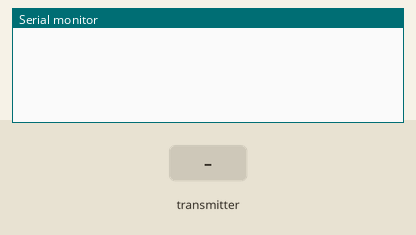
Recording of a sketch running on a simulated Arduino Uno, built with avr-gcc and run on an emulated ATmega328P. Shown: the last lines printed to the serial monitor. Inputs (shaded band) come from the test bench. No radio packets arrive unless stated.

Above: at 1.3 s.
1.4 s: the transmitter starts sending distance = 0
At 1.47 s:
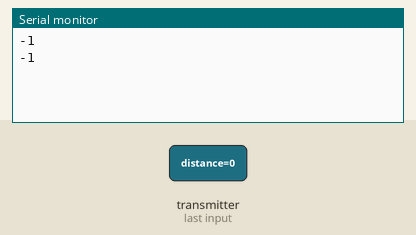
3.3 s: the transmitter starts sending distance = 256
At 3.37 s:
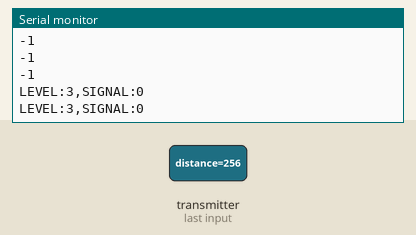
6.7 s: the transmitter starts sending signalStrength = 256
At 6.82 s:
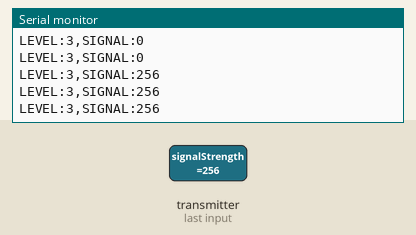

Measured:
- after the input at 1.4 s, the serial monitor: prints a new line at once (image 1)
- after the input at 3.3 s, the serial monitor: prints a new line at once (image 2)
- after the input at 6.7 s, the serial monitor: prints a new line at once (image 3)

The sketch:

RxCodeWithSignalLoss.ino
```cpp
#include <SPI.h>
#include <RF24.h>

RF24 radio(7, 10);  // CE, CSN
const uint64_t address = 0xE8E8F0F0E1LL;

const int receivedMax = 270;
const int TankHigh = 44;
const int TankLow = 262;

struct Payload {
  int distance;
  int signalStrength;
};

void setup() {
  Serial.begin(9600);
  radio.begin();
  delay(100);
  radio.setDataRate(RF24_250KBPS);
  radio.setPALevel(RF24_PA_HIGH);
  radio.setChannel(115);
  radio.openReadingPipe(0, address);
  radio.startListening();
}

void loop() {
  if (radio.available()) {
    Payload received;
    radio.read(&received, sizeof(received));

    if (received.distance > 0 && received.distance <= receivedMax) {
      int percentage = map(received.distance, TankHigh, TankLow, 100, 0);
      percentage = constrain(percentage, 0, 100);
      Serial.print("LEVEL:");
      Serial.print(percentage);
      Serial.print(",SIGNAL:");
      Serial.println(received.signalStrength);
    } else {
      Serial.println("-1");
    }
  }
}
```
